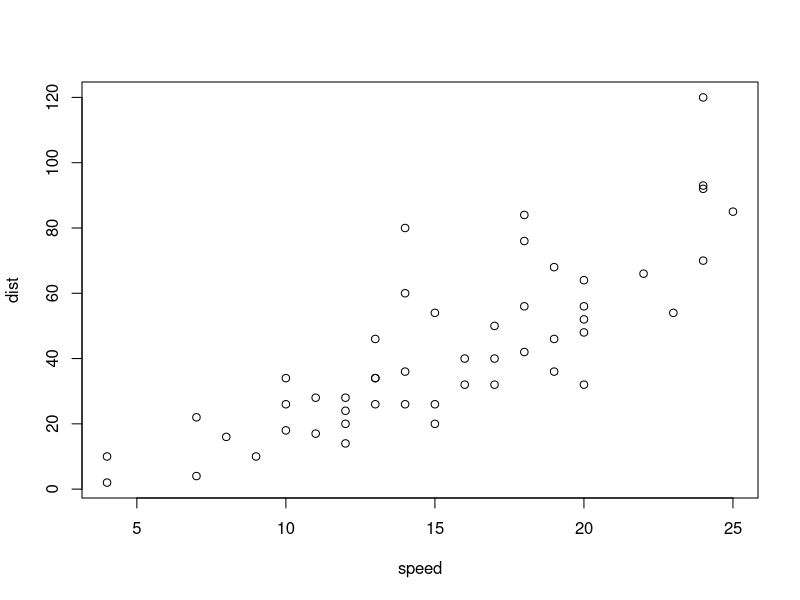
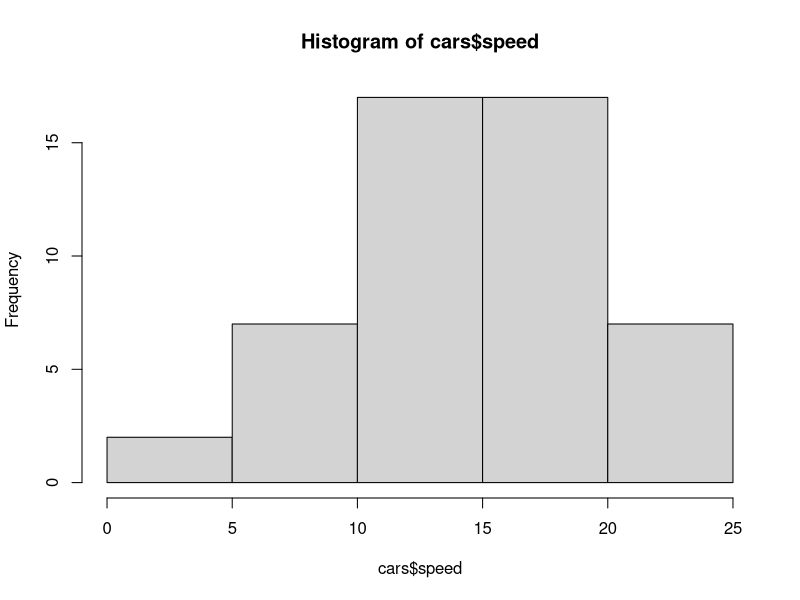
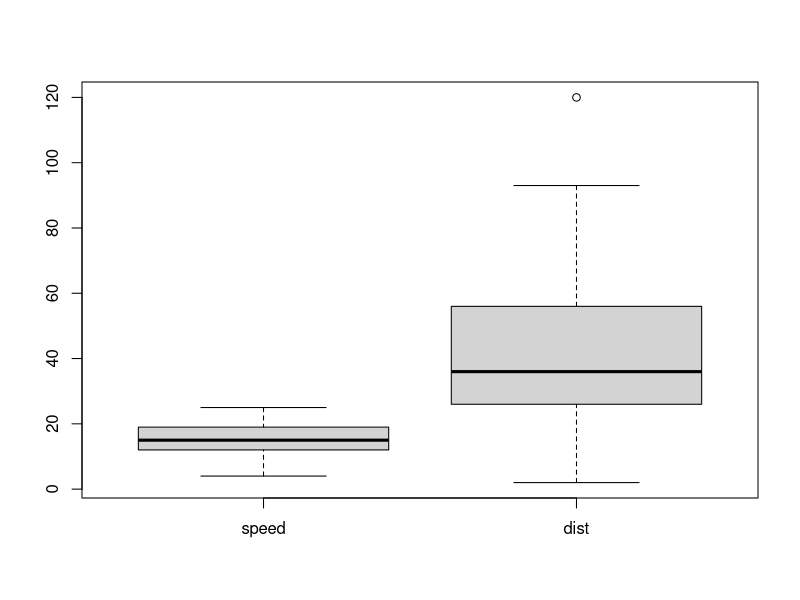

Generate these figures, in order, with R:
## ---- chunk 1
library(tidyverse)
knitr::opts_chunk$set(fig.width = 6, fig.height = 4.5, fig.align = "center", collapse = TRUE)
set.seed(1234)
## ---- chunk 2
1+1
## ---- chunk 3
#| echo: false

1+1+1
5*5
3*(4+3)
1000/(10^2)
sqrt(144)
sin(60)
## ---- chunk 4
x <- 5
## ---- chunk 5
x
## ---- chunk 6
y <- c(23, 45, 34)
z <- c("ja", "nein", "vielleicht")
## ---- chunk 7
y <- c(23, 45, 34)
class(y)
## ---- chunk 8
d <- tibble(sub = c("sub-01", "sub-02", "sub-03", "sub-04"),
            age = c(43,54, 33, 29),
            accuracy = c(89, 77, 95, 98)
            )
## ---- chunk 9
mean(c(12, 34, 56, 78))
## ---- chunk 10
data_iq <- rnorm(100, mean = 100, sd = 15) # diese Zeile generiert 100 Messungen
## ---- chunk 11
glimpse(d)
## ---- chunk 12
summary(cars)
## ---- chunk 13
cars$speed 
## ---- chunk 14
cars$dist 
## ---- chunk 15
plot(cars)
## ---- chunk 16
hist(cars$speed)
## ---- chunk 17
boxplot(cars)
## ---- chunk 18
?cor()
